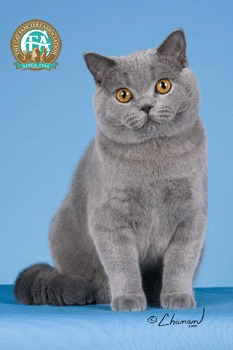
#> input picture gatigos/images/Cats_Test0.png, 233 x 350 px; its folder holds only this picture in this run
$ python crear_dataset.py
#> lines starting #> are read from the running program, lines starting #| are printed output that depends on the picture
import os
from matplotlib import pyplot as plt
import numpy as np
import xml.etree.ElementTree as etree
import skimage
from skimage.io import imread
from skimage.transform import resize

# https://www.kaggle.com/datasets/andrewmvd/dog-and-cat-detection/code


#Parsetja el fitxer xml i recupera la informació necessaria per trobar la cara de l'animal
#
def extract_xml_annotation(filename):
    """Parse the xml file
    :param filename: str
    :return annotation: diccionari
    """
    z = etree.parse(filename)
    objects = z.findall('./object')
    size = (int(float(z.find('.//width').text)), int(float(z.find('.//height').text)))
    dds = []
    for obj in objects:
        dds.append(obj.find('name').text)
        dds.append([int(float(obj.find('bndbox/xmin').text)),
                                      int(float(obj.find('bndbox/ymin').text)),
                                      int(float(obj.find('bndbox/xmax').text)),
                                      int(float(obj.find('bndbox/ymax').text))])

    return {'size': size, 'informacio': dds}

# Selecciona la cara de l'animal i la transforma a la mida indicat al paràmetre mida_desti
# [10 lines left out: function retall_normalitzat, not called in this run]


def obtenir_dades(carpeta_imatges, carpeta_anotacions, mida=(64, 64)):
    """Genera la col·lecció de cares d'animals i les corresponents etiquetes
    :param carpeta_imatges: string amb el path a la carpeta d'imatges
    :param carpeta_anotacions: string amb el path a la carpeta d'anotacions
    :param mida: tupla que conté la mida que obtindrà la cara de l'animal
    :return:
        images: numpy array 3D amb la col·lecció de cares
        etiquetes: llista binaria 0 si l'animal és un moix 1 en cas contrari
    """
#> called with carpeta_imatges = 'gatigos/images', carpeta_anotacions = 'gatigos/annotations', mida = (64, 64)

    n_elements = len([entry for entry in os.listdir(carpeta_imatges) if os.path.isfile(os.path.join(carpeta_imatges, entry))])
    # Una matriu 3D: mida x mida x nombre d'imatges
    imatges = np.zeros((mida[0], mida[1], n_elements), dtype=np.float16)
    # Una llista d'etiquetes
    etiquetes = [0] * n_elements

    #  Recorre els elements de les dues carpetes: llegeix una imatge i obté la informació interessant del xml
    with os.scandir(carpeta_imatges) as elements:

        for idx, element in enumerate(elements):
            nom = element.name.split(".")
            nom_fitxer = nom[0] + ".xml"
            imatge = imread(carpeta_imatges + os.sep + element.name, as_gray=True)
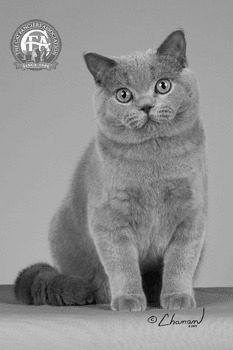
#> imatge: shape (350, 233) float64; min 0.0239, max 0.997, mean 0.567
            anotacions = extract_xml_annotation(carpeta_anotacions + os.sep + nom_fitxer)

            cara_animal = retall_normalitzat(imatge, anotacions, mida)
            tipus_animal = anotacions["informacio"][0]

            imatges[:, :, idx] = cara_animal
            etiquetes[idx] = 0 if tipus_animal == "cat" else 1

    return imatges, etiquetes


# ---------------------------------------------------------------------------------------------
# -                               FUNCIONES A IMPLEMENTAR                                     -
# ---------------------------------------------------------------------------------------------

# [57 lines left out: functions obtenirHoG, configuracionsHoG, not called in this run]


def main():
    carpeta_images = "gatigos/images"  # NO ES POT MODIFICAR
    carpeta_anotacions = "gatigos/annotations"  # NO ES POT MODIFICAR
    mida = (64, 64)  # DEFINEIX LA MIDA, ES RECOMANA COMENÇAR AMB 64x64
    imatges, etiquetes = obtenir_dades(carpeta_images, carpeta_anotacions, mida)

    plt.imshow(imatges[:,:,0])
    plt.show()

    # configuracionsHoG(imatges)


if __name__ == "__main__":

#> (the run stopped early here; a loop or call above may not have finished)

$ run again, on gatigos/images/Cats_Test4.png
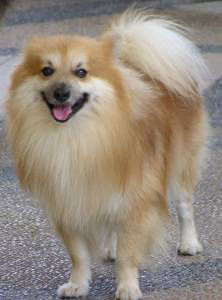
#> input picture gatigos/images/Cats_Test4.png, 222 x 300 px
#> in obtenir_dades, `imatge = imread(carpeta_imatges + os.sep + element.name, as_gray=True)`:
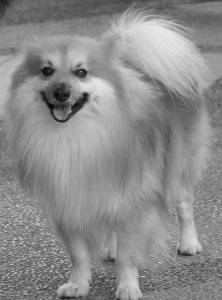
#> imatge: shape (300, 222) float64; min 0.00833, max 0.919, mean 0.551

$ run again, on gatigos/images/Cats_Test5.png
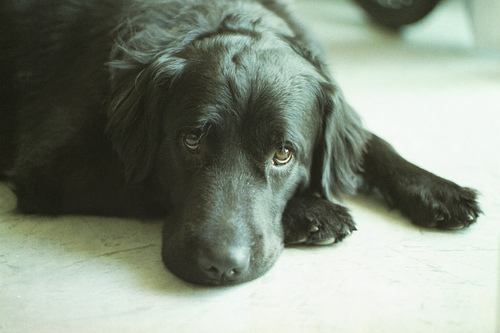
#> input picture gatigos/images/Cats_Test5.png, 500 x 333 px
#> in obtenir_dades, `imatge = imread(carpeta_imatges + os.sep + element.name, as_gray=True)`:
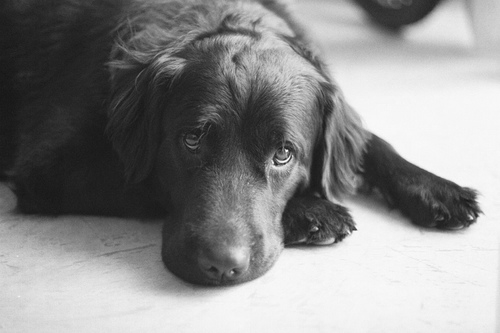
#> imatge: shape (333, 500) float64; min 0.0871, max 0.994, mean 0.547

$ run again, on gatigos/images/Cats_Test1.png
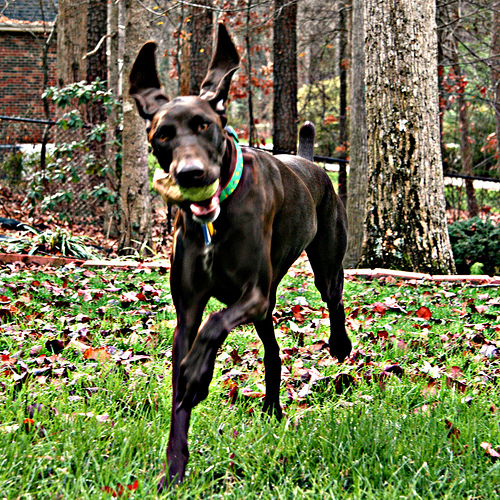
#> input picture gatigos/images/Cats_Test1.png, 500 x 500 px
#> in obtenir_dades, `imatge = imread(carpeta_imatges + os.sep + element.name, as_gray=True)`:
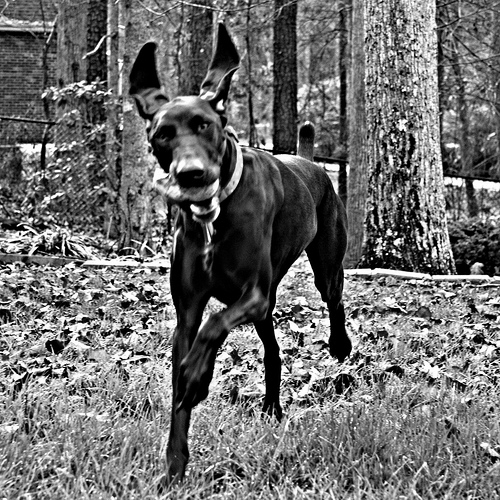
#> imatge: shape (500, 500) float64; min 0, max 1, mean 0.436
